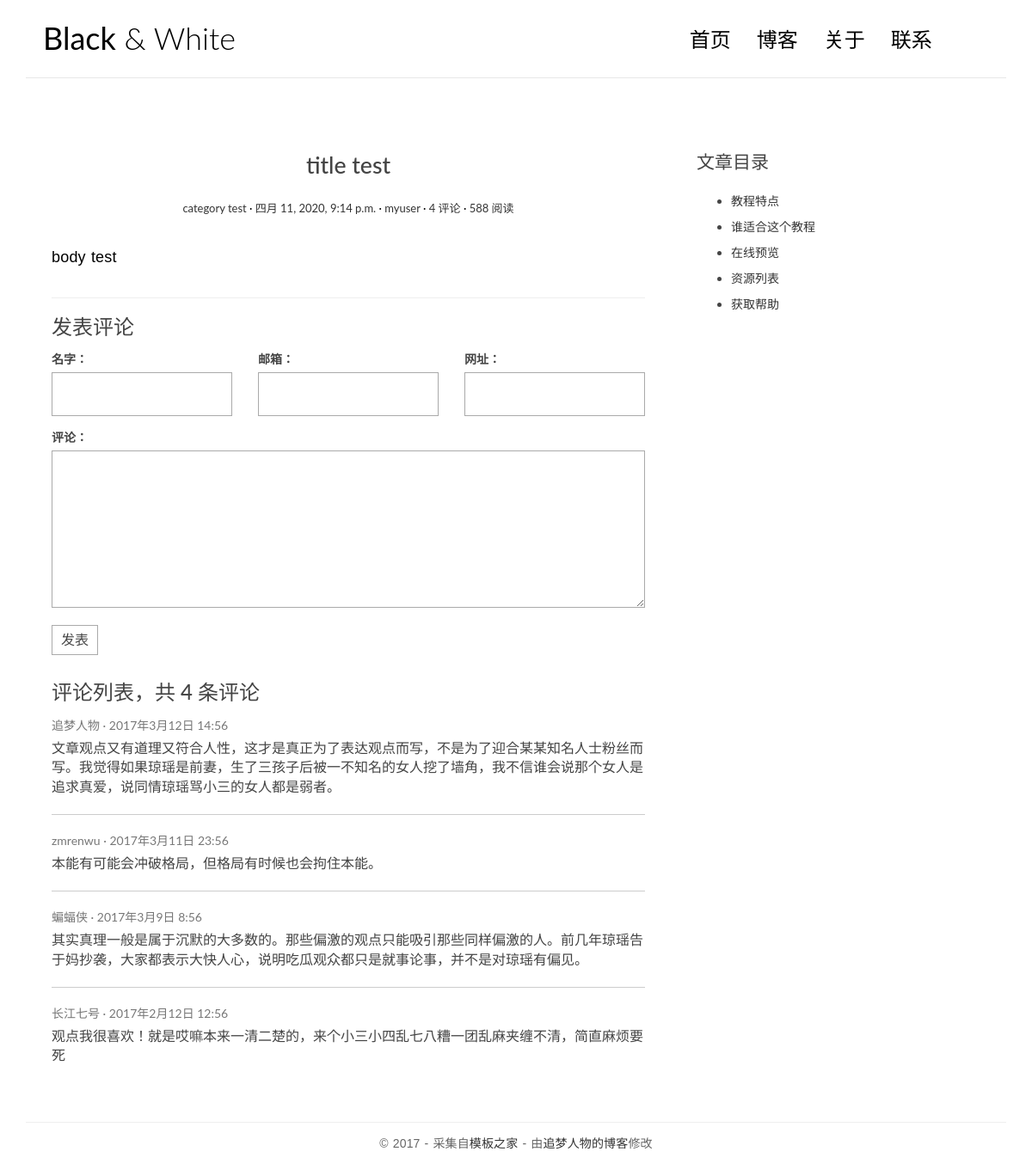
The app's page /posts/1/ with its own data.
### blog/models.py (models this page shows, shortened)
class Post(models.Model):
    title = models.CharField('标题', max_length=70)
    body = models.TextField('正文')
    created_time = models.DateTimeField('创建时间',default=timezone.now)
    modified_time = models.DateTimeField('修改时间')
    excerpt = models.CharField('摘要', max_length=200, blank=True)
    category = models.ForeignKey(Category, verbose_name='分类', on_delete=models.CASCADE)
    tags = models.ManyToManyField(Tag, verbose_name='标签',  blank=True)
    author = models.ForeignKey(User, verbose_name='作者', on_delete=models.CASCADE)
    class Meta:
        verbose_name = '文章'
        verbose_name_plural = verbose_name

class Category(models.Model):
    name = models.CharField(max_length=100)
    class Meta:
        verbose_name = '分类'
        verbose_name_plural = verbose_name

### blog/views.py (the view)
# urls.py: path('posts/<int:pk>/', views.detail, name='detail')
def detail(request, pk):
    post = get_object_or_404(Post, pk=pk)
    post.body = markdown.markdown(post.body, extensions=[
        'markdown.extensions.extra',
        'markdown.extensions.toc',
        'markdown.extensions.fenced_code'
    ])
    return render(request, 'blog/detail.html', context={'post': post})

### templates/blog/detail.html
{% extends 'base.html' %}
{% block main %}
    <article class="post post-{{ post.pk }}">
        <header class="entry-header">
        <h1 class="entry-title">{{ post.title }}</h1>
        <div class="entry-meta">
            <span class="post-category"><a href="#">{{ post.category.name }}</a></span>
            <span class="post-date"><a href="#"><time class="entry-date"
                                                    datetime="{{ post.created_time }}">{{ post.created_time }}</time></a></span>
            <span class="post-author"><a href="#">{{ post.author }}</a></span>
            <span class="comments-link"><a href="#">4 评论</a></span>
            <span class="views-count"><a href="#">588 阅读</a></span>
        </div>
        </header>
        <div class="entry-content clearfix">
        {{ post.body|safe }}
        </div>
    </article>
    <section class="comment-area" id="comment-area">
        <hr>
        <h3>发表评论</h3>
        <form action="#" method="post" class="comment-form">
            <div class="row">
                <div class="col-md-4">
                    <label for="id_name">名字：</label>
                    <input type="text" id="id_name" name="name" required>
                </div>
                <div class="col-md-4">
                    <label for="id_email">邮箱：</label>
                    <input type="email" id="id_email" name="email" required>
                </div>
                <div class="col-md-4">
                    <label for="id_url">网址：</label>
                    <input type="text" id="id_url" name="url">
                </div>
                <div class="col-md-12">
                    <label for="id_comment">评论：</label>
                    <textarea name="comment" id="id_comment" required></textarea>
                    <button type="submit" class="comment-btn">发表</button>
                </div>
            </div>
        </form>
        <div class="comment-list-panel">
            <h3>评论列表，共 <span>4</span> 条评论</h3>
            <ul class="comment-list list-unstyled">
                <li class="comment-item">
                    <span class="nickname">追梦人物</span>
                    <time class="submit-date" datetime="2012-11-09T23:15:57+00:00">2017年3月12日 14:56</time>
                    <div class="text">
                        文章观点又有道理又符合人性，这才是真正为了表达观点而写，不是为了迎合某某知名人士粉丝而写。我觉得如果琼瑶是前妻，生了三孩子后被一不知名的女人挖了墙角，我不信谁会说那个女人是追求真爱，说同情琼瑶骂小三的女人都是弱者。
                    </div>
                </li>
                <li class="comment-item">
                    <span class="nickname">zmrenwu</span>
                    <time class="submit-date" datetime="2012-11-09T23:15:57+00:00">2017年3月11日 23:56</time>
                    <div class="text">
                        本能有可能会冲破格局，但格局有时候也会拘住本能。
                    </div>
                </li>
                <li class="comment-item">
                    <span class="nickname">蝙蝠侠</span>
                    <time class="submit-date" datetime="2012-11-09T23:15:57+00:00">2017年3月9日 8:56</time>
                    <div class="text">
                        其实真理一般是属于沉默的大多数的。那些偏激的观点只能吸引那些同样偏激的人。前几年琼瑶告于妈抄袭，大家都表示大快人心，说明吃瓜观众都只是就事论事，并不是对琼瑶有偏见。
                    </div>
                </li>
                <li class="comment-item">
                    <span class="nickname">长江七号</span>
                    <time class="submit-date" datetime="2012-11-09T23:15:57+00:00">2017年2月12日 12:56</time>
                    <div class="text">
                        观点我很喜欢！就是哎嘛本来一清二楚的，来个小三小四乱七八糟一团乱麻夹缠不清，简直麻烦要死
                    </div>
                </li>
            </ul>
        </div>
    </section>
{% endblock main %}
{% block toc%}
    <div class="widget widget-content">
        <h3 class="widget-title">文章目录</h3>
        <ul>
            <li>
                <a href="#">教程特点</a>
            </li>
            <li>
                <a href="#">谁适合这个教程</a>
            </li>
            <li>
                <a href="#">在线预览</a>
            </li>
            <li>
                <a href="#">资源列表</a>
            </li>
            <li>
                <a href="#">获取帮助</a>
            </li>
        </ul>
    </div>
{% endblock toc %}

### blog/static/blog/css/custom.css (style rules this page uses)
* { outline: none; }
h1, h2, h3, h4, h5, h6 { margin-top: 0; }
a { color: #333; }
body { color: #444; font-family: 'Lato', sans-serif; }
p { font-family: 'Ubuntu', sans-serif; font-weight: 400; word-spacing: 1px; letter-spacing: 0.01em; }
.post { background: #fff; padding: 30px 30px 0; }
.entry-title { text-align: center; font-size: 1.9em; margin-bottom: 20px; line-height: 1.6; padding: 10px 20px 0; }
.entry-meta { text-align: center; color: #DDDDDD; font-size: 13px; margin-bottom: 30px; }
.entry-content { font-size: 18px; line-height: 1.9; font-weight: 300; color: #000; }
.post-category::after, .post-date::after, .post-author::after, .comments-link::after { content: ' ·'; color: #000; }
.widget { background: #fff; padding: 30px 0 0; }
.widget-title { font-size: 1.5em; margin-bottom: 20px; line-height: 1.6; padding: 10px 0 0; font-weight: 400; }
.widget-content ul li { margin-bottom: 10px; }
.contact-form input, .comment-form input { border: 1px solid #aaa; margin-bottom: 15px; width: 100%; padding: 15px 15px; font-size: 16px; line-height: 100%; transition: 0.4s border-color linear; }
.contact-form textarea, .comment-form textarea { border: 1px solid #aaa; margin-bottom: 15px; width: 100%; padding: 15px 15px; font-size: 16px; line-height: 20px !important; min-height: 183px; transition: 0.4s border-color linear; }
.comment-area { padding: 0 30px 0; }
.comment-form { margin-top: 15px; }
.comment-form .comment-btn { background-color: #fff; border: 1px solid #aaa; font-size: 16px; padding: 5px 10px; }
.comment-list-panel { margin-top: 30px; }
.comment-list { margin-top: 15px; }
.comment-item:not(:last-child) { border-bottom: 1px #ccc solid; margin-bottom: 20px; padding-bottom: 20px; }
.comment-item .nickname, .comment-item .submit-date { color: #777; font-size: 14px; }
.comment-item .nickname:after { content: ' ·'; }
.comment-item .text { padding-top: 5px; font-size: 16px; }

### records on screen
Post: title "title test", category.name "category test", created_time "四月 11, 2020, 9:14 p.m.", author "myuser", body "body test"
